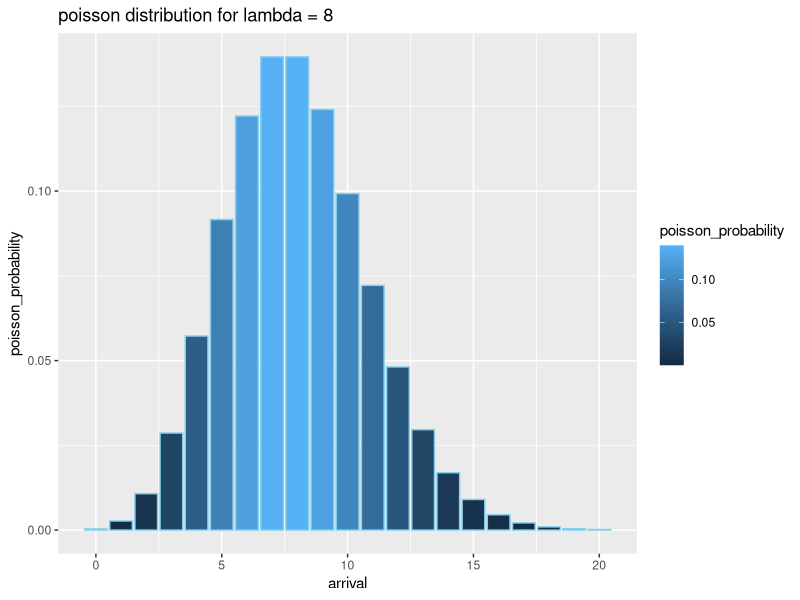
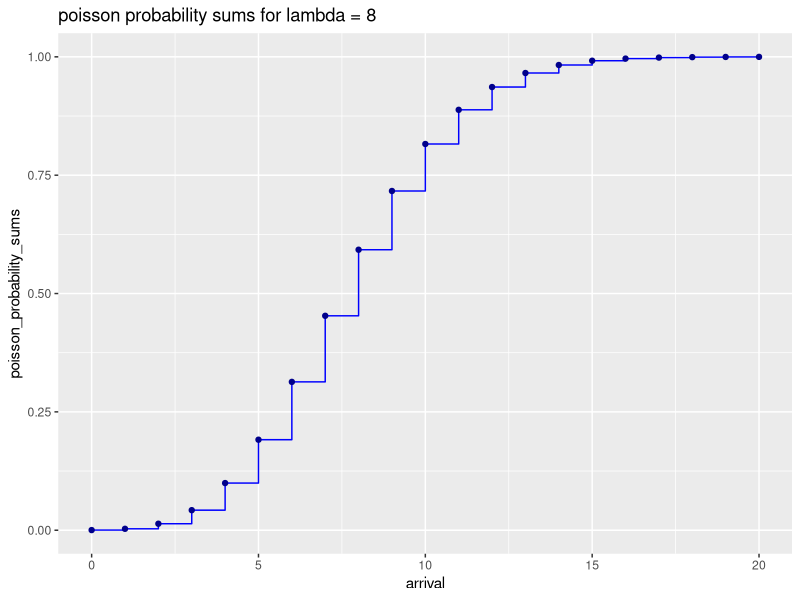

The R source for these figures, in order:
## ---- chunk 1
#In this case, we let X = 0, 1, ... , 20
#We still being able to compute X > 20 by using define_poisson function
arrival <- seq(0, 20, 1)
define_poisson <- function(X, lambda) {return(exp(-lambda) * (lambda ** X) / factorial(X))}
define_cmltv_poisson <- function(r, lambda) {return(sum(define_poisson(seq(0, r, 1), lambda)))}
cmltv_prob_arrival <- c(sum(define_poisson(0:0, lambda = 8)))
for (arrivals in 2:length(arrival)) {
    cmltv_prob_arrival[arrivals] = sum(define_poisson(0:(arrivals-1), lambda = 8))
}
df_poisson <- data.frame("arrival" = arrival[0:21], "poisson_probability" = define_poisson(arrival, lambda = 8), "poisson_probability_sums" = cmltv_prob_arrival[0:21])
#print(df_poisson) Look at appendix
## ---- chunk 2
library(ggplot2)
plt_poisson <- ggplot(data = df_poisson, mapping = aes(arrival, poisson_probability)) + geom_bar(stat = "identity", color = "skyblue", aes(fill = poisson_probability)) + ggtitle("poisson distribution for lambda = 8")
plt_poisson
plt_poisson_prob_sums <- ggplot(data = df_poisson, mapping = aes(arrival, poisson_probability_sums)) + geom_step(color = "blue") + geom_point(color = "darkblue") + ggtitle("poisson probability sums for lambda = 8")
plt_poisson_prob_sums
